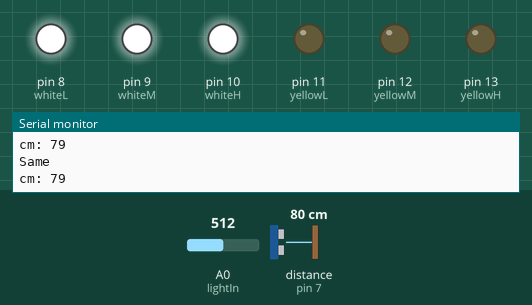
Bench run of a sketch on a simulated Arduino Uno, built with avr-gcc and run on an emulated ATmega328P. Shown: output pins drawn as LEDs (lit = HIGH), the last lines printed to the serial monitor. Wiring (inferred from the names in the program): ultrasonic range finder: trigger pin 6; echo pin 7. The inputs (shaded band) are chosen by the test bench; at power-on: A0 (lightIn) = 512, distance to the obstacle (sensor on pin 7) 80 cm. The echo pulse lasts 58.3 µs per cm; pins used as bus, display or sensor lines are not drawn.

Above: at 1.2 s.
1.3 s: A0 (lightIn) set to 313
2.8 s: A0 (lightIn) set to 289
At 3.8 s:
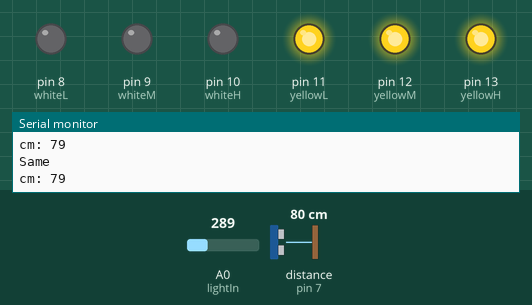
4.4 s: distance to the obstacle (sensor on pin 7) set to 23 cm
5.9 s: distance to the obstacle (sensor on pin 7) set to 18 cm
At 6.7 s:
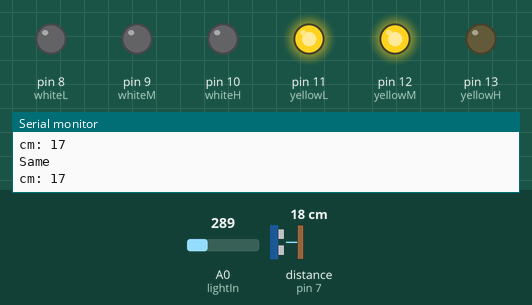
7.5 s: A0 (lightIn) set to 306
At 8.8 s:
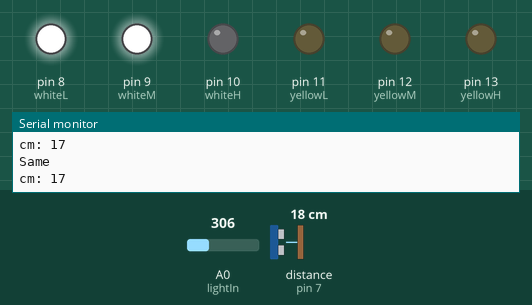
9.1 s: distance to the obstacle (sensor on pin 7) set to 15 cm
At 10.2 s:
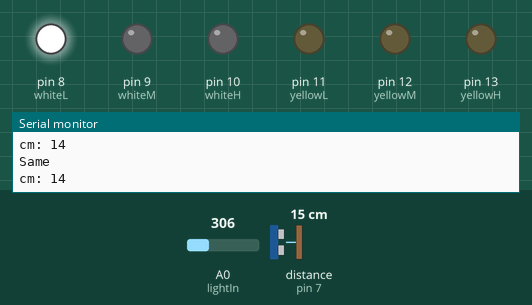
Timing chart, 0 to 11.7 s (numbered marks = the images above; inputs shaded):
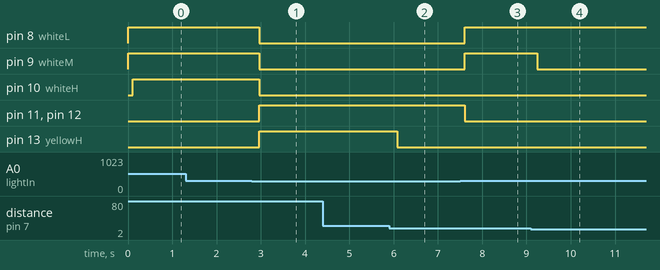

Measured:
- the behaviour switches between 300 and 299 on A0 (lightIn) (found by bisection; images 0 and 1)
- the behaviour switches between 21 and 20 cm on distance to the obstacle (sensor on pin 7) (found by bisection; images 1 and 2)
- the behaviour switches between 17 and 16 cm on distance to the obstacle (sensor on pin 7) (found by bisection; images 3 and 4)
- after the input at 2.8 s, pin 8 (whiteL), pin 9 (whiteM), pin 10 (whiteH): HIGH → LOW after 0.16 s; pin 11 (yellowL), pin 12 (yellowM), pin 13 (yellowH): LOW → HIGH after 0.16 s
- after the input at 5.9 s, pin 13 (yellowH): HIGH → LOW after 0.18 s
- after the input at 7.5 s, pin 8 (whiteL), pin 9 (whiteM): LOW → HIGH after 0.11 s; pin 11 (yellowL), pin 12 (yellowM): HIGH → LOW after 0.11 s
- after the input at 9.1 s, pin 9 (whiteM): HIGH → LOW after 0.14 s

The sketch:

lamp_v1.ino
```cpp
int trigPin = 6;    //Trig - Blue
int echoPin = 7;    //Echo - Green
long duration, cm;
int whiteL = 8; //Yellow
int whiteM = 9; //Orange
int whiteH = 10; //Purple
int yellowL = 11; //White
int yellowM = 12; //Grey
int yellowH = 13; //Brown/Grey
int lightIn = A0; //Purple - Male_to_Female
int currentLev = 2;
int newLev = 2;
String currentCol = "w";
String newCol = "w";

void setup() {
  turnOnWhite(2);
  //Serial Port begin
  Serial.begin (9600);
  //Define inputs and outputs
  pinMode(trigPin, OUTPUT);
  pinMode(whiteL, OUTPUT);
  pinMode(whiteM, OUTPUT);
  pinMode(whiteH, OUTPUT);
  pinMode(yellowL, OUTPUT);
  pinMode(yellowM, OUTPUT);
  pinMode(yellowH, OUTPUT);
  pinMode(echoPin, INPUT);
  pinMode(lightIn, INPUT);
}

void loop() {
  if (analogRead(lightIn) < 300){
    newCol = "y";
  }
  else if (analogRead(lightIn) > 300){
    newCol = "w";
  }
  //turn off
  int distanceCm = getDistance();
  newLev = getLevel(distanceCm);
  if (currentLev == newLev && currentCol == newCol){
    Serial.println("Same");
  }
  else{
    if (currentLev != newLev){
      Serial.println("Different Level");
      Serial.println(String(distanceCm) + " cm");
      Serial.println(String(currentLev) + " - " + String(newLev));
    }
    if (currentCol != newCol){
      Serial.println("Different Colour");
      Serial.println(currentCol + " -" + newCol+"");
    }

    turnOff();
    if (newCol=="w"){
      turnOnWhite(newLev);
    }
    else if (newCol=="y"){
      turnOnYellow(newLev);
    }
    else if (newCol=="OFF"){
      turnOff();
    }
  }
  currentLev = newLev;
  currentCol = newCol;
}

int getLevel(int dist){
  if (dist < 16){
    newLev = 1;
  }
  else if (dist <20){
    newLev = 2;
  }
  else{
    newLev = 3;
  }
  return newLev;
}

void turnOff(){
  Serial.println("Turn Off");
  digitalWrite(whiteL, LOW);
  digitalWrite(whiteM, LOW);
  digitalWrite(whiteH, LOW);
  digitalWrite(yellowL, LOW);
  digitalWrite(yellowM, LOW);
  digitalWrite(yellowH, LOW);
}

void turnOnWhite(int level){
  //3 = High, 1 = Low
  if(level > 0){
    digitalWrite(whiteL, HIGH);
  }
  if(level > 1){
    digitalWrite(whiteM, HIGH);
  }
  if(level > 2){
    digitalWrite(whiteH, HIGH);
  }
}

void turnOnYellow(int level){
  //3 = High, 1 = Low
  if(level > 0){
    digitalWrite(yellowL, HIGH);
  }
  if(level > 1){
    digitalWrite(yellowM, HIGH);
  }
  if(level > 2){
    digitalWrite(yellowH, HIGH);
  }
}

float getDistance(){
  // The sensor is triggered by a HIGH pulse of 10 or more microseconds.
  // Give a short LOW pulse beforehand to ensure a clean HIGH pulse:
  digitalWrite(trigPin, LOW);
  delayMicroseconds(5);
  digitalWrite(trigPin, HIGH);
  delayMicroseconds(10);
  digitalWrite(trigPin, LOW);

  // Read the signal from the sensor: a HIGH pulse whose
  // duration is the time (in microseconds) from the sending
  // of the ping to the reception of its echo off of an object.
  pinMode(echoPin, INPUT);
  duration = pulseIn(echoPin, HIGH);

  // convert the time into a distance
  cm = (duration/2) / 29.1;
  Serial.print("cm: ");
  Serial.print(cm);
  Serial.println();
  delay(100);
  return cm;
}
```
